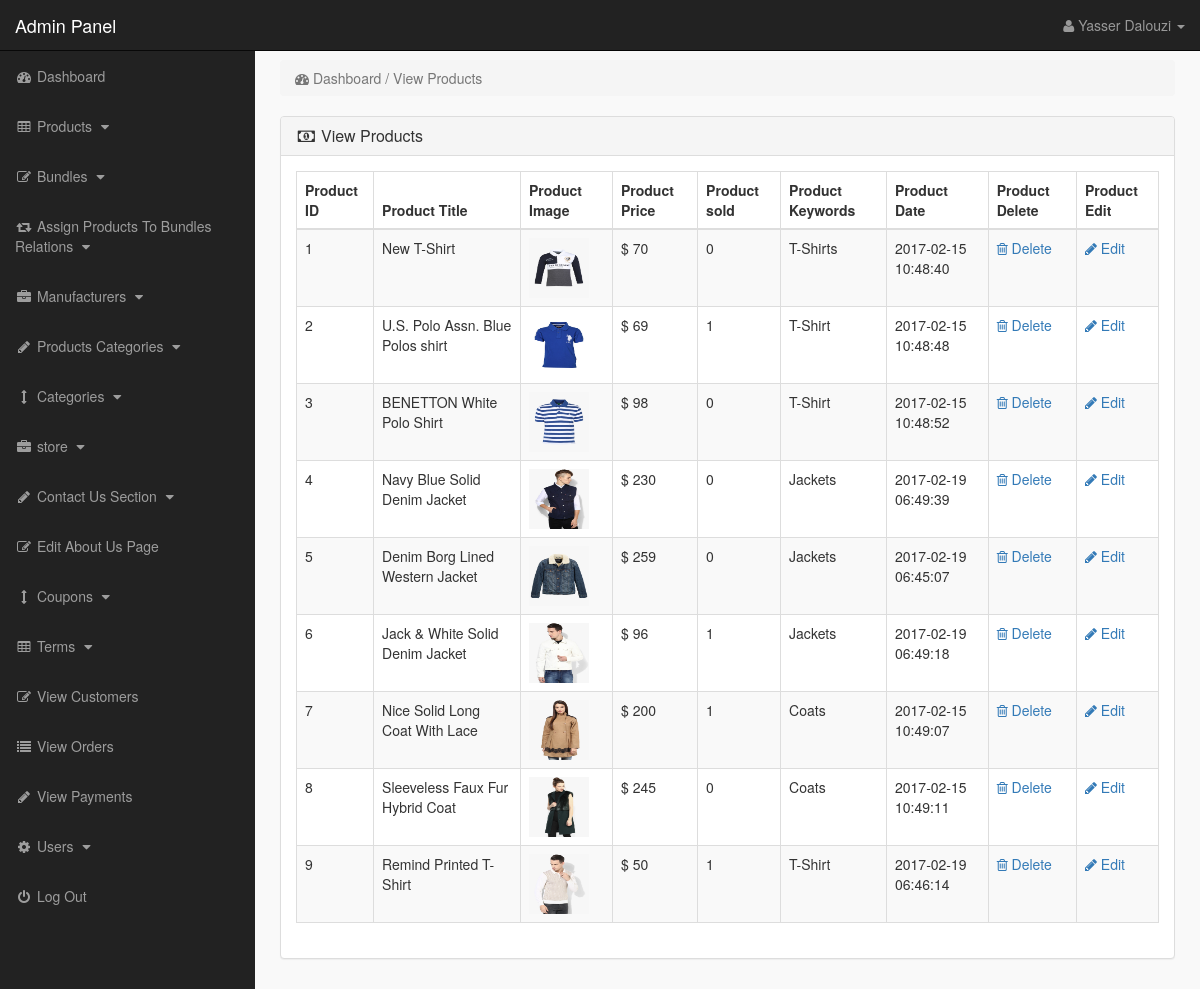
The page /admin_area/index.php?view_products (signed in) on the database as committed earlier.
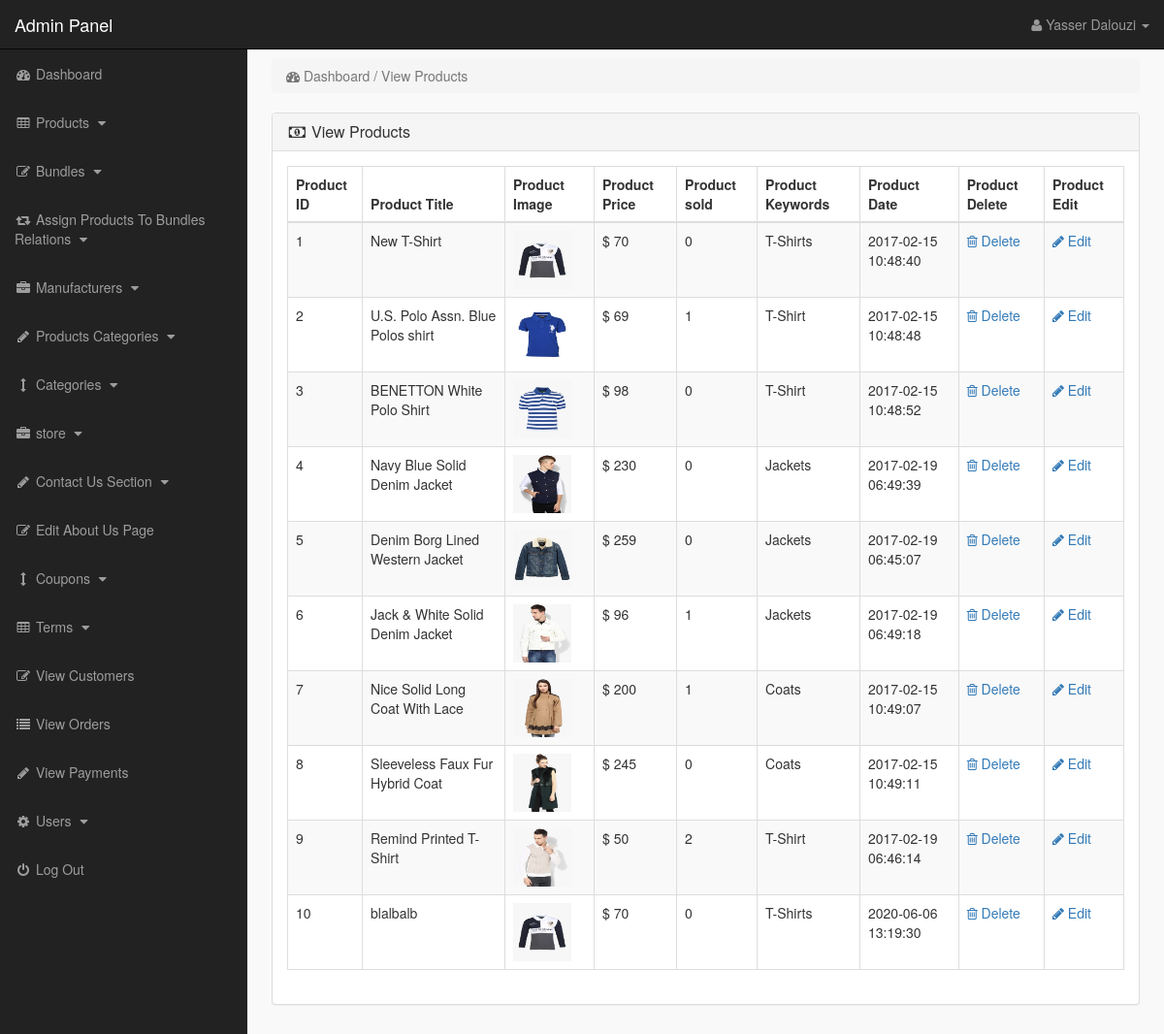
The same page on the database as committed later.
### tables this page shows
CREATE TABLE `products` (
  `product_id` int(10) NOT NULL,
  `p_cat_id` int(10) NOT NULL,
  `cat_id` int(10) NOT NULL,
  `manufacturer_id` int(10) NOT NULL,
  `date` timestamp NOT NULL DEFAULT current_timestamp() ON UPDATE current_timestamp(),
  `product_title` text NOT NULL,
  `product_url` text NOT NULL,
  `product_img1` text NOT NULL,
  `product_img2` text NOT NULL,
  `product_img3` text NOT NULL,
  `product_price` int(10) NOT NULL,
  `product_psp_price` int(100) NOT NULL,
  `product_desc` text NOT NULL,
  `product_features` text NOT NULL,
  `product_video` text NOT NULL,
  `product_keywords` text NOT NULL,
  `product_label` text NOT NULL,
  `status` varchar(255) NOT NULL,
  `in_stock` tinyint(1) NOT NULL DEFAULT 1
);

### admin_area/view_products.php (the view)
<?php
if(!isset($_SESSION['admin_email'])){
echo "<script>window.open('login.php','_self')</script>";
}
else {
?>
<div class="row">
<div class="col-lg-12" >
<ol class="breadcrumb" >
<li class="active" >
<i class="fa fa-dashboard"></i> Dashboard / View Products
</li>
</ol>
</div>
</div>
<div class="row" >
<div class="col-lg-12" >
<div class="panel panel-default" >
<div class="panel-heading" >
<h3 class="panel-title" >
<i class="fa fa-money fa-fw" ></i> View Products
</h3>
</div>
<div class="panel-body" >
<div class="table-responsive" >
<table class="table table-bordered table-hover table-striped" >
<thead>
<tr>
<th>Product ID</th>
<th>Product Title</th>
<th>Product Image</th>
<th>Product Price</th>
<th>Product sold</th>
<th>Product Keywords</th>
<th>Product Date</th>
<th>Product Delete</th>
<th>Product Edit</th>
</tr>
</thead>
<tbody>
<?php
$i = 0;
$get_pro = "select * from products where status='product'";
$run_pro = mysqli_query($con,$get_pro);
while($row_pro=mysqli_fetch_array($run_pro)){
$pro_id = $row_pro['product_id'];
$pro_title = $row_pro['product_title'];
$pro_image = $row_pro['product_img1'];
$pro_price = $row_pro['product_price'];
$pro_keywords = $row_pro['product_keywords'];
$pro_date = $row_pro['date'];
$i++;
?>
<tr>
<td><?php echo $i; ?></td>
<td><?php echo $pro_title; ?></td>
<td><img src="product_images/<?php echo $pro_image; ?>" width="60" height="60"></td>
<td>$ <?php echo $pro_price; ?></td>
<td>
<?php
$get_sold = "select * from pending_orders where product_id='$pro_id'";
$run_sold = mysqli_query($con,$get_sold);
$count = mysqli_num_rows($run_sold);
echo $count;
?>
</td>
<td> <?php echo $pro_keywords; ?> </td>
<td><?php echo $pro_date; ?></td>
<td>
<a href="index.php?delete_product=<?php echo $pro_id; ?>">
<i class="fa fa-trash-o"> </i> Delete
</a>
</td>
<td>
<a href="index.php?edit_product=<?php echo $pro_id; ?>">
<i class="fa fa-pencil"> </i> Edit
</a>
</td>
</tr>
<?php } ?>
</tbody>
</table>
</div>
</div>
</div>
</div>
</div>
<?php } ?>

### admin_area/index.php (shortened to what this page needs)
<?php
include("includes/db.php");
if(!isset($_SESSION['admin_email'])){
echo "<script>window.open('login.php','_self')</script>";
}
else {
?>
<?php
$admin_session = $_SESSION['admin_email'];
$get_admin = "select * from admins  where admin_email='$admin_session'";
$run_admin = mysqli_query($con,$get_admin);
$row_admin = mysqli_fetch_array($run_admin);
$admin_name = $row_admin['admin_name'];
?>
<!DOCTYPE html>
<html>
<head>
<link href="css/bootstrap.min.css" rel="stylesheet">
<link href="css/style.css" rel="stylesheet">
<link href="font-awesome/css/font-awesome.min.css" rel="stylesheet" >
</head>
<body>
<div id="wrapper">
<?php include("includes/sidebar.php");  ?>
<div id="page-wrapper">
<div class="container-fluid">
<?php
if(isset($_GET['view_products'])){
include("view_products.php");
}
?>
</div>
</div>
</div>
</body>
</html>
<?php } ?>

### admin_area/includes/sidebar.php (shortened to what this page needs)
<?php
if(!isset($_SESSION['admin_email'])){
echo "<script>window.open('login.php','_self')</script>";
}
else {
?>
<nav class="navbar navbar-inverse navbar-fixed-top" >
<div class="navbar-header" >
<a class="navbar-brand" href="index.php?dashboard" >Admin Panel</a>
</div>
<ul class="nav navbar-right top-nav" >
<li class="dropdown" >
<a href="#" class="dropdown-toggle" data-toggle="dropdown" >
<i class="fa fa-user" ></i>
<?php echo $admin_name; ?> <b class="caret" ></b>
</a>
</li>
</ul>
<div class="collapse navbar-collapse navbar-ex1-collapse">
<ul class="nav navbar-nav side-nav">
<li>
<a href="index.php?dashboard">
<i class="fa fa-fw fa-dashboard"></i> Dashboard
</a>
</li>
<li>
<a href="#" data-toggle="collapse" data-target="#products">
<i class="fa fa-fw fa-table"></i> Products
<i class="fa fa-fw fa-caret-down"></i>
</a>
</li>
<li>
<a href="#" data-toggle="collapse" data-target="#bundles">
<i class="fa fa-fw fa-edit"></i> Bundles
<i class="fa fa-fw fa-caret-down"></i>
</a>
</li>
<li>
<a href="#" data-toggle="collapse" data-target="#relations">
<i class="fa fa-fw fa-retweet"></i> Assign Products To Bundles Relations
<i class="fa fa-fw fa-caret-down"></i>
</a>
</li>
<li>
<a href="#" data-toggle="collapse" data-target="#manufacturers">
<i class="fa fa-fw fa-briefcase"></i> Manufacturers
<i class="fa fa-fw fa-caret-down"></i>
</a>
</li>
<li>
<a href="#" data-toggle="collapse" data-target="#p_cat">
<i class="fa fa-fw fa-pencil"></i> Products Categories
<i class="fa fa-fw fa-caret-down"></i>
</a>
</li>
<li>
<a href="#" data-toggle="collapse" data-target="#cat">
<i class="fa fa-fw fa-arrows-v"></i> Categories
<i class="fa fa-fw fa-caret-down"></i>
</a>
</li>
<li>
<a href="#" data-toggle="collapse" data-target="#store">
<i class="fa fa-fw fa-briefcase"></i> store
<i class="fa fa-fw fa-caret-down"></i>
</a>
</li>
<li>
<a href="#" data-toggle="collapse" data-target="#contact_us">
<i class="fa fa-fw fa-pencil"> </i> Contact Us Section
<i class="fa fa-fw fa-caret-down"></i>
</a>
</li>
<li>
<a href="index.php?edit_about_us">
<i class="fa fa-fw fa-edit"></i> Edit About Us Page
</a>
</li>
<li>
<a href="#" data-toggle="collapse" data-target="#coupons">
<i class="fa fa-fw fa-arrows-v"></i> Coupons
<i class="fa fa-fw fa-caret-down"></i>
</a>
</li>
<li>
<a href="#" data-toggle="collapse" data-target="#terms" >
<i class="fa fa-fw fa-table"></i> Terms
<i class="fa fa-fw fa-caret-down"></i>
</a>
</li>
<li>
<a href="index.php?view_customers">
<i class="fa fa-fw fa-edit"></i> View Customers
</a>
</li>
<li>
<a href="index.php?view_orders">
<i class="fa fa-fw fa-list"></i> View Orders
</a>
</li>
<li>
<a href="index.php?view_payments">
<i class="fa fa-fw fa-pencil"></i> View Payments
</a>
</li>
<li>
<a href="#" data-toggle="collapse" data-target="#users">
<i class="fa fa-fw fa-gear"></i> Users
<i class="fa fa-fw fa-caret-down"></i>
</a>
</li>
<li>
<a href="logout.php">
<i class="fa fa-fw fa-power-off"></i> Log Out
</a>
</li>
</ul>
</div>
</nav>
<?php } ?>

### admin_area/css/style.css (style rules this page uses)
body { margin-top:100px; }
@media (min-width: 768px) { body { margin-top:50px; } }
#wrapper { padding-left:0; }
#page-wrapper { width:100%; padding:0; background-color:#F9F9F9; }
@media (min-width: 768px) { #wrapper { padding-left:255px; } }
@media (min-width: 768px) { #page-wrapper { padding:10px; } }
.top-nav { padding:0 15px; }
.top-nav>li { display:inline-block; float:left; }
.top-nav>li>a { padding-top:15px; padding-bottom:15px; line-height:20px; color:#999; }
@media (min-width: 768px) { .side-nav { position:fixed; top:51px; width:255px; border-radius:0; overflow-y:auto; background-color: #222; bottom:0; overflow-x:hidden; padding-bottom:40px; } }
@media (min-width: 768px) { .side-nav>li>a { width:255px; } }
.panel-body { border-radius:5px; }

Rows that differ between the two databases and show on the page:
computed for products "Remind Printed T-Shirt": count "1" → "2"
added products: product_title "blalbalb", product_img1 (picture), product_price "70", count "0", product_keywords "T-Shirts", date "2020-06-06 13:19:30"
